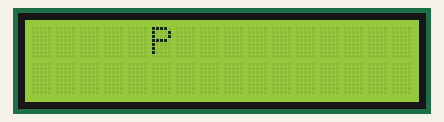
This sketch was run on a simulated Arduino Uno, built with avr-gcc and run on an emulated ATmega328P. Parts: 16×2 character LCD.

Above: at 0.1 s.
At 1.1 s:
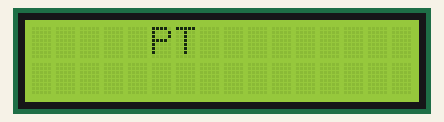
At 1.7 s:
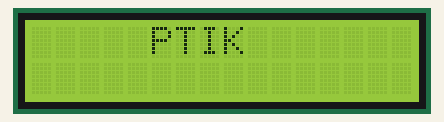
At 2.3 s:
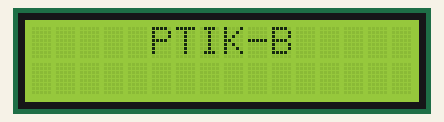
At 5.2 s:
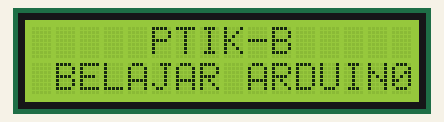
At 8.3 s:
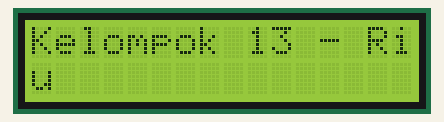

The sketch:

LCD.ino
```cpp
#include <Wire.h>
#include <LiquidCrystal_I2C.h>

LiquidCrystal_I2C lcd(0x27, 16, 2);

void setup() {
  lcd.begin();
  lcd.setCursor(5,0);
  lcd.print("P");delay(1000); lcd.print("T");delay(300);
  lcd.print("I");delay(300); lcd.print("K");delay(300);
  lcd.print("-");delay(300); lcd.print("B");delay(300);

  lcd.setCursor(1,1);
  lcd.print("B");delay(200); lcd.print("E");delay(200);
  lcd.print("L");delay(200); lcd.print("A");delay(200);
  lcd.print("J");delay(200); lcd.print("A");delay(200);
  lcd.print("R ");delay(200); lcd.print("A");delay(200);
  lcd.print("R");delay(200); lcd.print("D");delay(200);
  lcd.print("U");delay(200); lcd.print("I");delay(200);
  lcd.print("N");delay(200); lcd.print("0");delay(3000);
  lcd.clear();
}

void loop() {
  int u;
  lcd.setCursor(1, 0);
  lcd.print("Kelompok 13 - Risdar - Anas - Angga - Ayu");
  for (u = 0 ; u < 16; u++) {
    lcd.scrollDisplayLeft();
    //lcd.scrollDisplayRight();
    delay(500);
  }
}
```

Measured:
- what the display in image 4 shows lasts 3.0 s, from 5.2 s to 8.2 s
- what the display in image 5 shows lasts 0.5 s, from 8.2 s to 8.7 s
